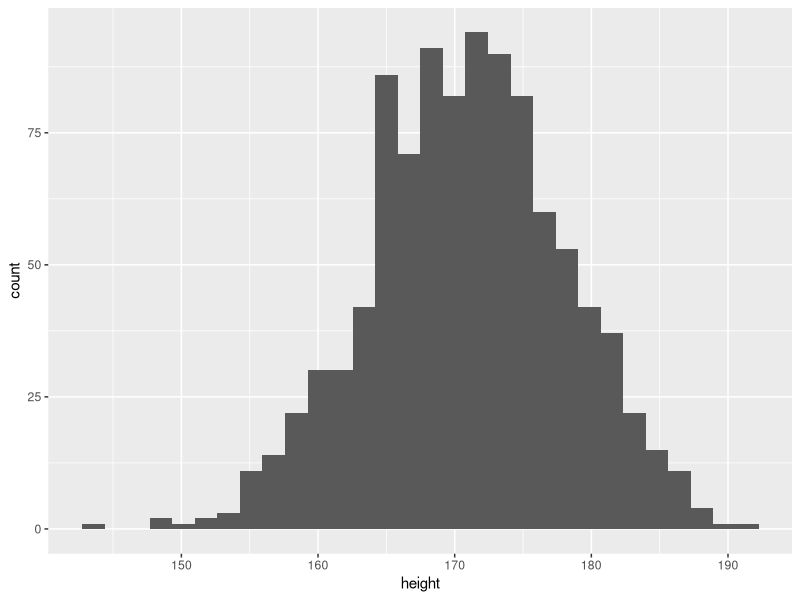
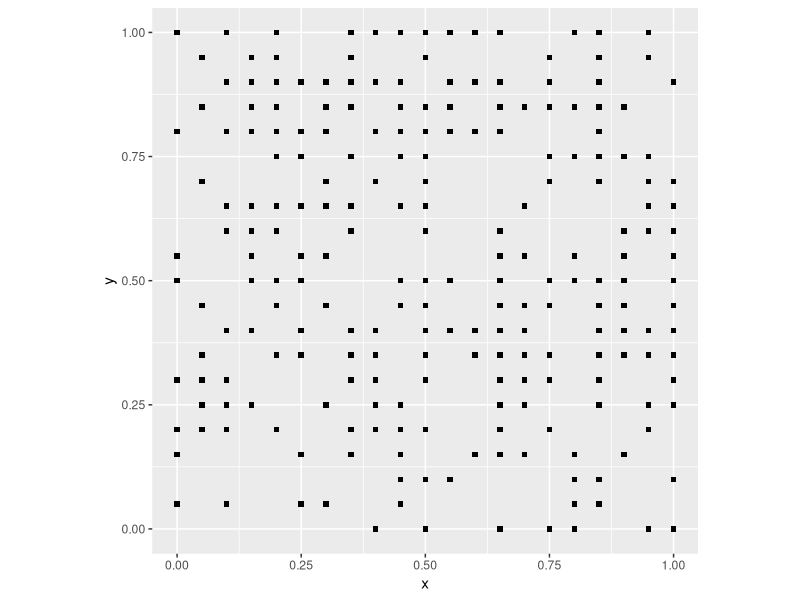
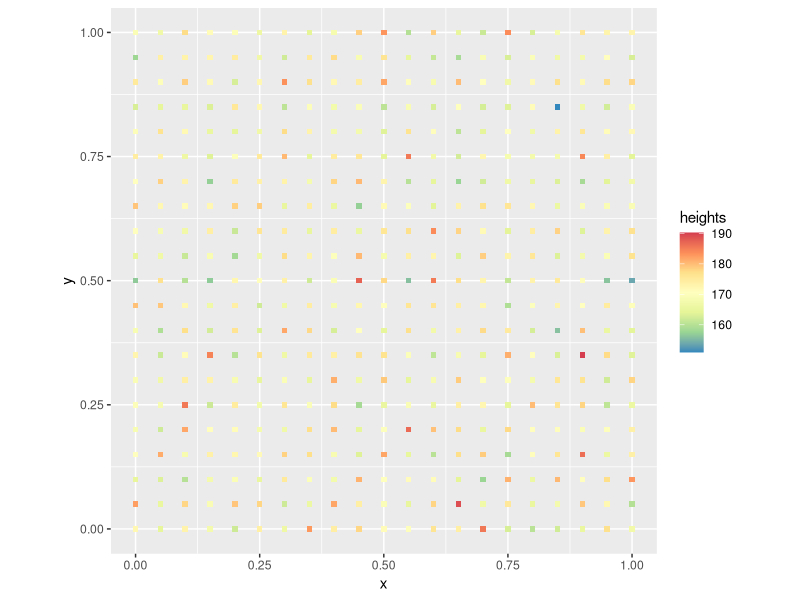
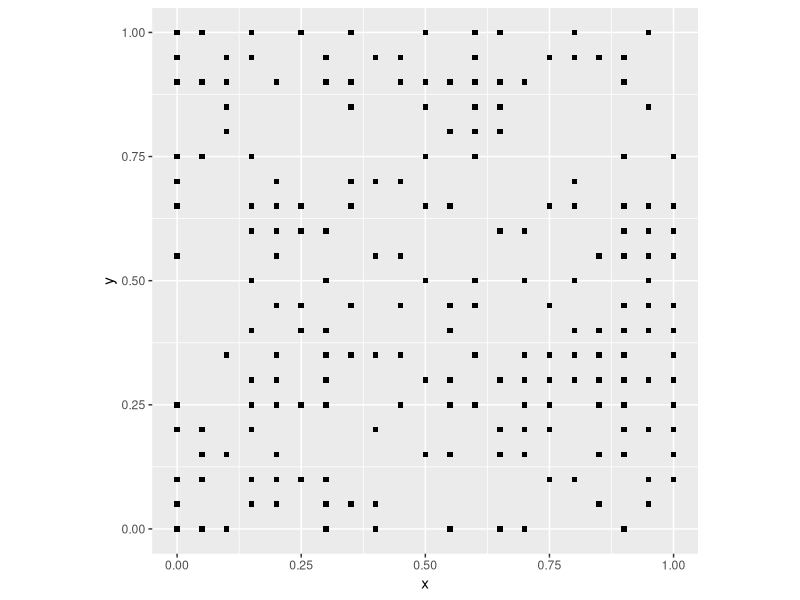
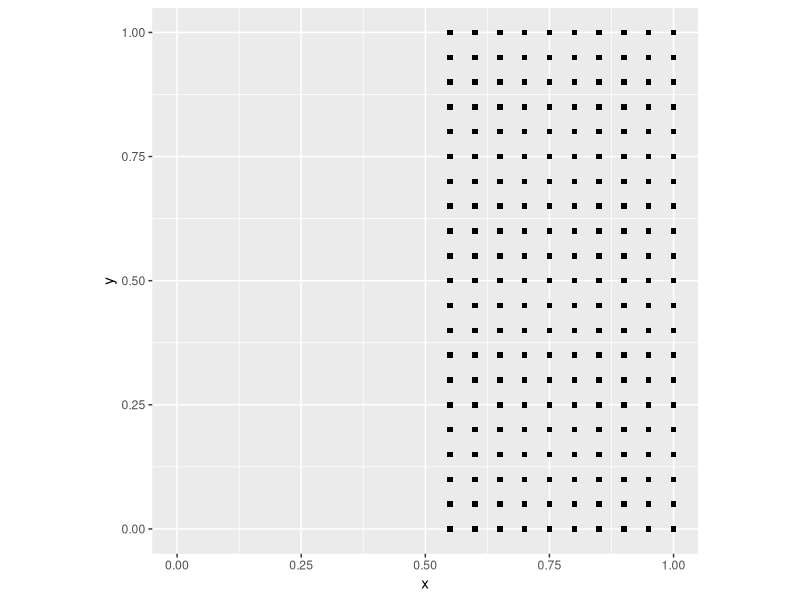
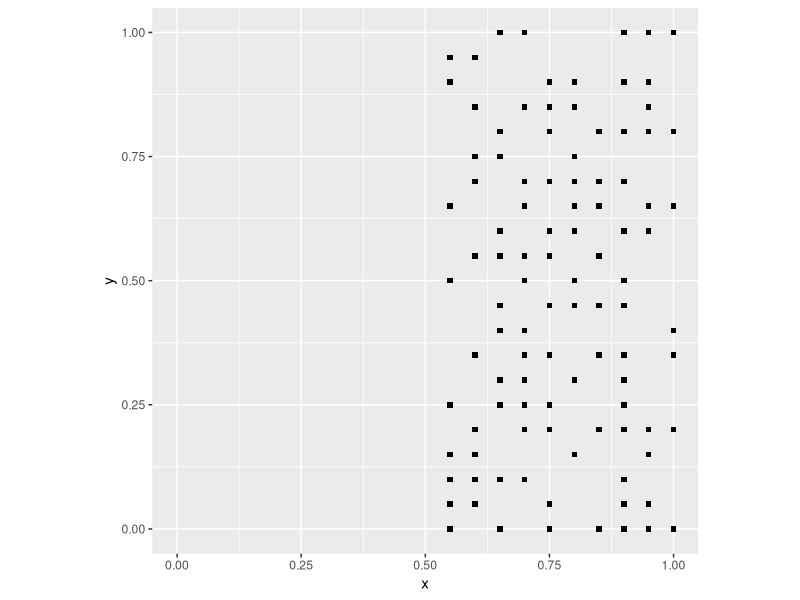
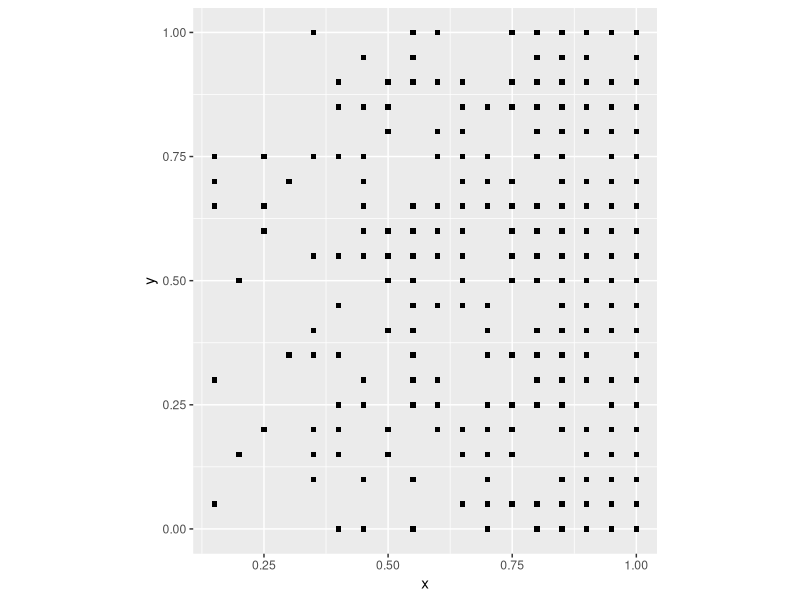
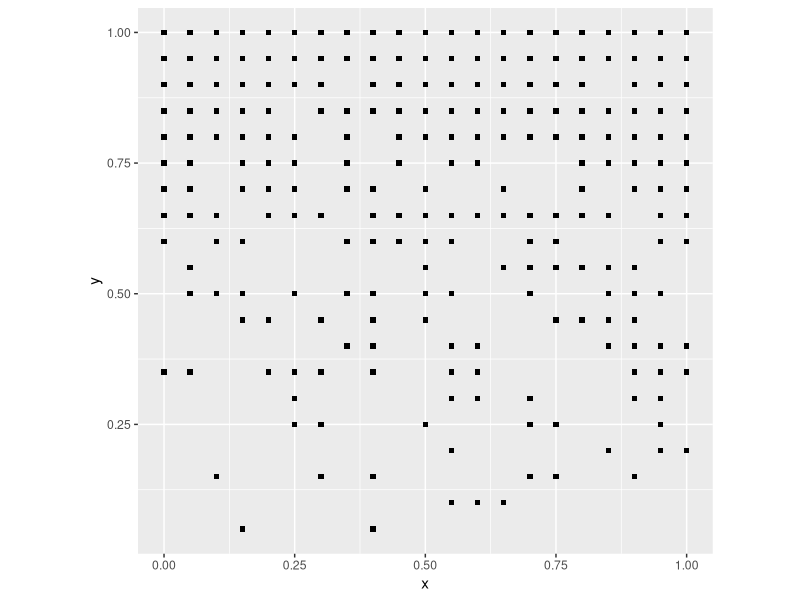

Here is the R script that generated these plots, in order:
## ---- chunk 1
rm(list = ls())
## ---- chunk 2
library(tidyverse)
## ---- chunk 3
rbinom(n = 1, size = 1, prob = 0.5)
## ---- chunk 4
n <- 1000 # Number of people tossing the coin one time.
coin_flips <- rbinom(n = n, size = 1, prob = 0.5)
sum(coin_flips)/n
## ---- chunk 5
rnorm(1, mean = 0, sd = 1)
## ---- chunk 6
rnorm(1, mean = 170.7, sd = 7)
## ---- chunk 7
n <- 1000
height <- rnorm(n, mean = 170.7, sd = 7)
height <- data.frame(height)
ggplot(data = height, aes(x = height)) + geom_histogram()
## ---- chunk 8
coords <- expand.grid(x = seq(from = 0, to = 1, by = 0.05),
                      y = seq(from = 0, to = 1, by = 0.05))
## ---- chunk 9
events <- rbinom(n = nrow(coords), size = 1, prob = 0.5)
## ---- chunk 10
null_pattern <- data.frame(coords, events)
## ---- chunk 11
ggplot() + 
  geom_point(data = subset(null_pattern, events == 1), aes(x = x, y = y), shape = 15) +
  coord_fixed()
## ---- chunk 12
heights <- rnorm(n = nrow(coords), mean = 170.7, sd = 7)
## ---- chunk 13
null_trend <- data.frame(coords, heights)
## ---- chunk 14
ggplot() + 
  geom_point(data = null_trend, aes(x = x, y = y, color = heights), shape = 15) +
  scale_color_distiller(palette = "Spectral") +
  coord_fixed()
## ---- chunk 15
coords <- expand.grid(x = seq(from = 0, to = 1, by = 0.05), y = seq(from = 0, to = 1, by = 0.05))
## ---- chunk 16
events <- rbinom(n = nrow(coords), size = 1, prob = 0.5)
null_pattern <- data.frame(coords, events)
ggplot() + 
  geom_point(data = subset(null_pattern, events == 1), aes(x = x, y = y), shape = 15) +
  coord_fixed()
## ---- chunk 17
deterministic_point_pattern <- coords
deterministic_point_pattern <- mutate(deterministic_point_pattern, events = round(x))
ggplot() + 
  geom_point(data = subset(deterministic_point_pattern, events == 1), aes(x = x, y = y), shape = 15) +
  xlim(0, 1) +
  coord_fixed()
## ---- chunk 18
stochastic_point_pattern <- coords
stochastic_point_pattern <- 
  mutate(stochastic_point_pattern, 
         events = round(x) - round(x) * rbinom(n = nrow(coords), size = 1, prob = 0.5))
ggplot() + 
  geom_point(data = subset(stochastic_point_pattern, events == 1), aes(x = x, y = y), shape = 15) +
  xlim(0, 1) +
  coord_fixed()
## ---- chunk 19
pattern1 <- coords
## ---- chunk 20
pattern1 <- mutate(pattern1, events = rbinom(n = nrow(pattern1), size = 1, prob = (x)))
## ---- chunk 21
ggplot() + 
  geom_point(data = subset(pattern1, events == 1), aes(x = x, y = y), shape = 15) +
  coord_fixed()
## ---- chunk 22
pattern1 <- mutate(pattern1, events = rbinom(n = nrow(pattern1), size = 1, prob = (y)))
ggplot() + 
  geom_point(data = subset(pattern1, events == 1), aes(x = x, y = y), shape = 15) +
  coord_fixed()
## ---- chunk 23
pattern1 <- mutate(pattern1, events = rbinom(n = nrow(pattern1), size = 1, prob = (x * y)))
ggplot() + 
  geom_point(data = subset(pattern1, events == 1), aes(x = x, y = y), shape = 15) +
  coord_fixed()
## ---- chunk 24
pattern1 <- coords
pattern1 <- mutate(pattern1, 
                   distance = sqrt((0.5 - x)^2 + (0.5 - y)^2), 
                   events = rbinom(n = nrow(pattern1), size = 1, prob = 1 - exp(-0.5 * distance)))
## ---- chunk 25
ggplot() + 
  geom_point(data = subset(pattern1, events == 1), aes(x = x, y = y), shape = 15) +
  coord_fixed()
## ---- chunk 26
trend1 <- coords
## ---- chunk 27
trend1 <- mutate(trend1, heights = 160 + 20 * y  + rnorm(n = nrow(pattern1), mean = 0, sd = 7))
## ---- chunk 28
ggplot() + 
  geom_point(data = trend1, aes(x = x, y = y, color = heights), shape = 15) +
  scale_color_distiller(palette = "Spectral") +
  coord_fixed()
